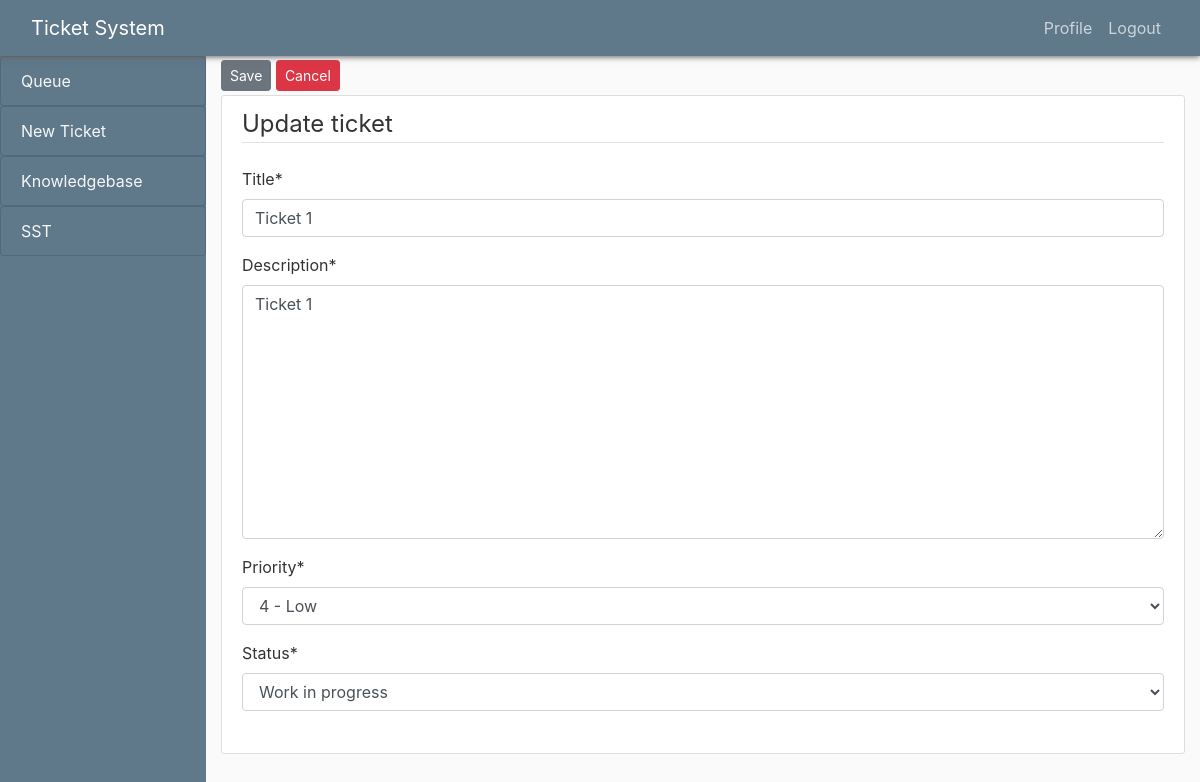
The page /post/47/update/ (signed in) on the database its author committed.
### blog/models.py (models this page shows, shortened)
class Post(models.Model):
    title = models.CharField(max_length=100)
    description = models.TextField()
    date_posted = models.DateTimeField(default=timezone.now)
    author = models.ForeignKey(User, on_delete=models.CASCADE) # FIX: Users tickets do not get deleted when
    TICKET_PRIORITY = [
        ('4 - Low', '4 - Low'),
        ('3 - Averege', '3 - Averege'),
        ('2 - High', '2 - High'),
        ('1 - Critical', '1 - Critical'),
    ]
    priority = models.CharField(max_length=12, choices=TICKET_PRIORITY, default='4 - Low')
    TICKET_STATUS = [
        ('Work in progress', 'Work in progress'),
        ('Pending customer', 'Pending customer'),
        ('Pending vendor', 'Pending vendor'),
        ('Closed', 'Closed'),
    ]
    status = models.CharField(max_length=50, choices=TICKET_STATUS, default='In Progress')

### blog/views.py (the view, shortened to what this page needs)
# urls.py: path('post/<int:pk>/update/', PostUpdateView.as_view(), name='post-update'),
class PostUpdateView(LoginRequiredMixin, UserPassesTestMixin, UpdateView):
    model = Post
    fields = ['title', 'description', 'priority', 'status'] # Fields in the update ticket section
    template_name = 'blog/ticket_update.html'
    def test_func(self):
        post = self.get_object()
        if self.request.user == post.author: # checks if current user is the author
            return True
        return False # if user is not author they will not be able to edit post

### blog/templates/blog/ticket_update.html (shortened to what this page needs)
{% extends "blog/base.html" %}
{% load crispy_forms_tags %}
{% block content %}
  <div class="container">
    <nav class="nav">
        {% if object.author == user %}
            <div>
                <button class="btn btn-secondary btn-sm mt-1 mb-1" type="submit" form="update_form">Save</button>
                <a class="btn btn-danger btn-sm mt-1 mb-1" href="{% url 'post-delete' object.id %}">Cancel</a>
            </div>
        {% endif %}
    </nav>
    <div class="content-section">
      <form id="update_form" method="POST">
        <fieldset class="form-group">
          <legend class="border-bottom mb-4">Update ticket</legend>
          {{ form|crispy }}
        </fieldset>
      </form>
    </div>
  </div>
{% endblock content %}

### blog/static/blog/main.css (style rules this page uses)
* { box-sizing: border-box; }
body { background: #fafafa; color: #333333; margin-top: 3.5rem; }
a { color:#000; font-weight: none; }
.content-section { background: #ffffff; padding: 10px 20px; border: 1px solid #dddddd; border-radius: 3px; margin-bottom: 20px; }

### rows shown on the page
Post: title "Ticket 1", description "Ticket 1", priority "4 - Low", status "Work in progress"
